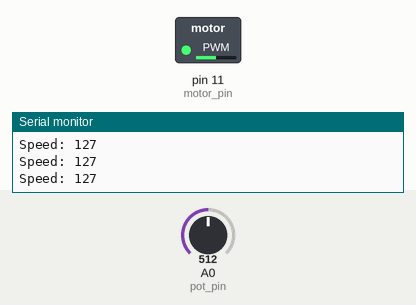
This program was run on a simulated Arduino Uno, built with avr-gcc and run on an emulated ATmega328P. Parts: switched loads named in the program (green lamp = pin HIGH), the last lines printed to the serial monitor. The test bench sets the inputs (shaded band); at power-on: A0 (pot_pin) = 512.

Above: at 1.2 s.
1.3 s: A0 (pot_pin) set to 716
At 1.8 s:
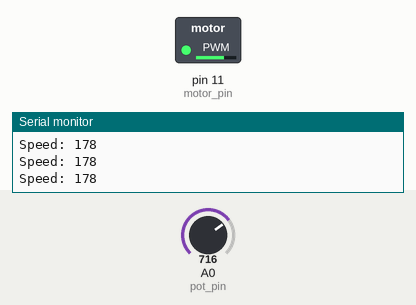
2.8 s: A0 (pot_pin) set to 900
At 3.2 s:
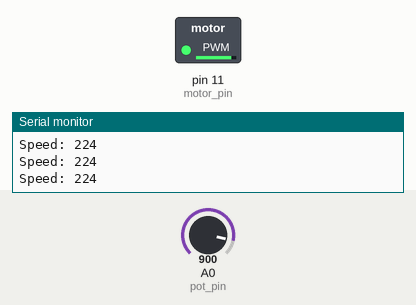
4.3 s: A0 (pot_pin) set to 122
At 5.5 s:
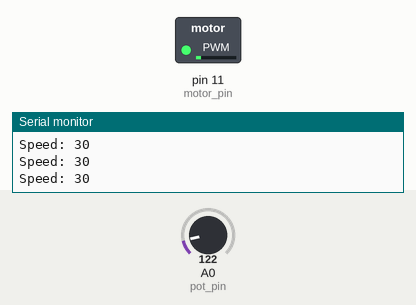
5.8 s: A0 (pot_pin) set to 0
At 7.0 s:
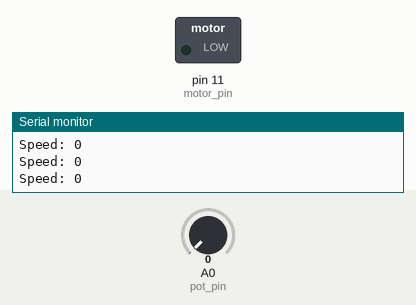
7.3 s: A0 (pot_pin) set to 511
At 8.4 s:
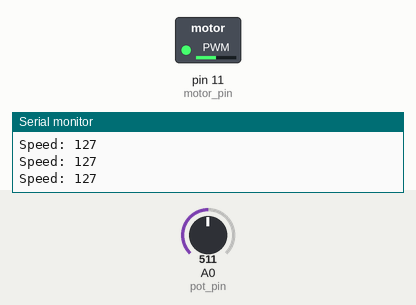
Timing chart, 0 to 9.8 s (numbered marks = the images above; inputs shaded):
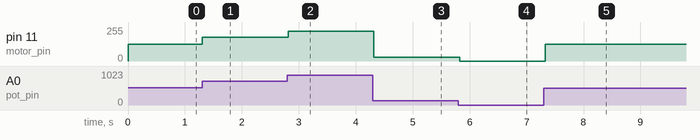

The program:

main.cpp
```cpp
// Task 1
#include<Arduino.h>
const int pot_pin = A0;
const int motor_pin = 11;

int pot_value = 0;
int motor_value = 0;

void setup(){
    pinMode(pot_pin, INPUT);
    pinMode(motor_pin, OUTPUT);
    Serial.begin(9600);
}

void loop(){
    pot_value = analogRead(pot_pin);
    motor_value = map(pot_value,0,1023,   0,255);
    analogWrite(motor_pin, motor_value);

    Serial.print("Speed: ");
    Serial.println(motor_value);
    delay(100);
}
```

task1.cpp
```cpp
#include<Arduino.h>
const int pot_pin = A0;
const int motor_pin = 11;

int pot_value = 0;
int motor_value = 0;

void setup(){
    pinMode(pot_pin, INPUT);
    pinMode(motor_pin, OUTPUT);
    Serial.begin(9600);
}

void loop(){
    pot_value = analogRead(pot_pin);
    motor_value = map(pot_value,0,1023,   0,255);
    analogWrite(motor_pin, motor_value);

    Serial.print("Speed: ");
    Serial.println(motor_value);
    delay(100);
}
```

task2.cpp
```cpp
#include<Arduino.h>
const int MotorIN1 = 8;
const int MotorIN2 = 9;
const int MotorEN = 11;

void setup(){
    pinMode(MotorIN1, OUTPUT);
    pinMode(MotorIN2, OUTPUT);
    pinMode(MotorEN, OUTPUT);
    Serial.begin(9600);
}

void loop() {
  // Rotate clockwise for 4 seconds
  digitalWrite(MotorIN1, HIGH);
  digitalWrite(MotorIN2, LOW);
  analogWrite(MotorEN, 255); // Max speed
  Serial.println("Clockwise");
  delay(4000);

  // Rotate counter-clockwise for 4 seconds
  digitalWrite(MotorIN1, LOW);
  digitalWrite(MotorIN2, HIGH);
  analogWrite(MotorEN, 255); // Max speed
  Serial.println("Counter-Clockwise");
  delay(4000);
}
```

Measured:
- after the input at 1.3 s, pin 11 (motor_pin): 127/255 → 178/255 at once
- after the input at 2.8 s, pin 11 (motor_pin): 178/255 → 224/255 at once
- after the input at 4.3 s, pin 11 (motor_pin): 224/255 → 30/255 at once
- after the input at 5.8 s, pin 11 (motor_pin): 30/255 → 0/255 at once
- after the input at 7.3 s, pin 11 (motor_pin): 0/255 → 127/255 at once
